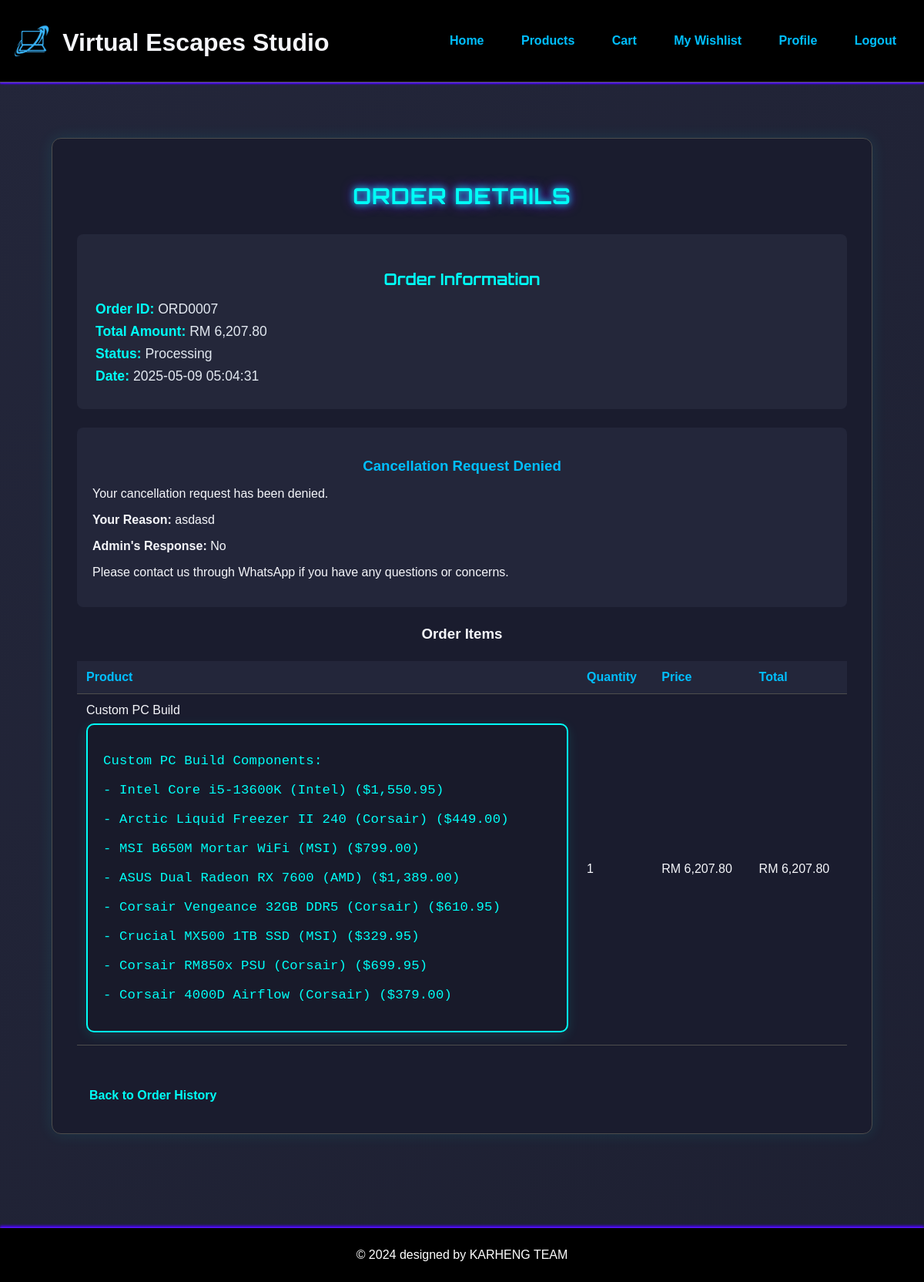
The page /mem_order/order_detail.php?id=ORD0007 (signed in) on the database its author committed.
### tables this page shows
CREATE TABLE `orders` (
  `Order_ID` char(7) NOT NULL,
  `User_ID` char(6) NOT NULL,
  `Total_Price` decimal(10,2) NOT NULL,
  `Status` varchar(20) NOT NULL,
  `Shipping_Cost` decimal(10,2) DEFAULT NULL,
  `Order_Quantity` varchar(10) DEFAULT NULL,
  `tax_amount` decimal(10,2) DEFAULT NULL,
  `subtotal` decimal(10,2) DEFAULT NULL,
  `created_at` timestamp NOT NULL DEFAULT current_timestamp()
);

CREATE TABLE `order_cancellation` (
  `Cancellation_ID` char(10) NOT NULL,
  `Order_ID` char(7) NOT NULL,
  `Approve_Status` varchar(20) NOT NULL,
  `Cancellation_Reason` varchar(255) NOT NULL,
  `Cancellation_Date` datetime DEFAULT NULL,
  `Admin_Note` varchar(100) NOT NULL
);

CREATE TABLE `order_details` (
  `Order_Detail_ID` char(8) NOT NULL,
  `Order_ID` char(7) NOT NULL,
  `Product_ID` char(4) NOT NULL,
  `Quantity` int(11) NOT NULL,
  `Price` decimal(10,2) NOT NULL,
  `Build_Description` text DEFAULT NULL
);

### base.php (called while the page is built, shortened)
<?php
function isOrderEligibleForCancellation($order) {
    $result = [
        'eligible' => false,
        'requires_approval' => false
    ];
    $status = isset($order['Status']) ? $order['Status'] : '';
    if ($status === 'Pending') {
        $result['eligible'] = true;
    } elseif ($status === 'Processing') {
        $result['eligible'] = true;
        $result['requires_approval'] = true;
    }
    return $result;
}
?>

### mem_order/order_detail.php (the view, shortened to what this page needs)
<?php
include '../includes/header.php';
include '../base.php';
?>
<link rel="stylesheet" href="../css/styles.css">
<?php
$Order_ID = $_GET['id'] ?? null;
if ($Order_ID) {
    $stmt = $conn->prepare("SELECT * FROM orders WHERE Order_ID = ? AND User_ID = ?");
    $stmt->execute([$Order_ID, $_SESSION['user_id']]);
    $order = $stmt->fetch(PDO::FETCH_ASSOC);
    $cancellation = null;
    $stmt = $conn->prepare("SELECT * FROM order_cancellation WHERE Order_ID = ?");
    $stmt->execute([$Order_ID]);
    $cancellation = $stmt->fetch(PDO::FETCH_ASSOC);
    $stmt = $conn->prepare("SELECT od.*,
       CASE
           WHEN od.Product_ID = 'PCBU' THEN 'Custom PC Build'
           ELSE p.Product_Name
       END as Product_Name
    FROM Order_Details od
    LEFT JOIN Product p ON od.Product_ID = p.Product_ID
    WHERE od.Order_ID = ?");
    $stmt->execute([$Order_ID]);
    $order_items = $stmt->fetchAll(PDO::FETCH_ASSOC);
} else {
    echo "<p>Invalid order ID.</p>";
    include '../includes/footer.php';
    exit();
}
?>
<div class="order-detail-container">
    <div class="order-detail-card">
        <h2 class="order-detail-heading">Order Details</h2>
        <div class="order-detail-info">
            <h3>Order Information</h3>
            <p><strong>Order ID:</strong> <?php echo htmlspecialchars($order['Order_ID']); ?></p>
            <p><strong>Total Amount:</strong> RM <?php echo number_format($order['Total_Price'], 2); ?></p>
            <p><strong>Status:</strong> <?php echo htmlspecialchars($order['Status']); ?></p>
            <p><strong>Date:</strong> <?php echo date('Y-m-d H:i:s', strtotime($order['created_at'])); ?></p>
        </div>
        <?php
        $eligibility = isOrderEligibleForCancellation($order);
        if ($eligibility['eligible']):
        ?>
        <div class="order-total">
            <?php if ($cancellation): ?>
                <?php if ($cancellation['Approve_Status'] === 'Pending'): ?>
                    <div class="cancel-order-form">
                        <h3>Cancellation Request Status</h3>
                        <p>Your cancellation request is pending review by an administrator.</p>
                        <p><strong>Your Reason:</strong> <?= htmlspecialchars($cancellation['Cancellation_Reason']) ?></p>
                    </div>
                <?php elseif ($cancellation['Approve_Status'] === 'Rejected'): ?>
                    <div class="cancel-order-form">
                        <h3>Cancellation Request Denied</h3>
                        <p>Your cancellation request has been denied.</p>
                        <p><strong>Your Reason:</strong> <?= htmlspecialchars($cancellation['Cancellation_Reason']) ?></p>
                        <p><strong>Admin's Response:</strong> <?= htmlspecialchars($cancellation['Admin_Note']) ?></p>
                        <p>Please contact us through WhatsApp if you have any questions or concerns.</p>
                    </div>
                <?php endif; ?>
            <?php endif; ?>
        </div>
        <?php endif; ?>
        <h3>Order Items</h3>
        <table class="order-items-table">
            <thead>
                <tr>
                    <th>Product</th>
                    <th>Quantity</th>
                    <th>Price</th>
                    <th>Total</th>
                </tr>
            </thead>
            <tbody>
                <?php foreach ($order_items as $item): ?>
                <tr>
                    <td>
                        <?php echo htmlspecialchars($item['Product_Name']); ?>
                        <?php if (($item['Product_ID'] ?? '') === 'PCBU' && !empty($item['Build_Description'])): ?>
                            <div class="build-description build-description-static">
                                <?php echo nl2br(htmlspecialchars($item['Build_Description'])); ?>
                            </div>
                        <?php endif; ?>
                    </td>
                    <td><?php echo htmlspecialchars($item['Quantity']); ?></td>
                    <td>RM <?php echo number_format($item['Price'], 2); ?></td>
                    <td>RM <?php echo number_format($item['Quantity'] * $item['Price'], 2); ?></td>
                </tr>
                <?php endforeach; ?>
            </tbody>
        </table>
        <a href="order_history.php" class="back-link">Back to Order History</a>
    </div>
</div>
<?php
include '../includes/footer.php';
?>

### rows shown on the page
orders: Order_ID "ORD0007", Total_Price "6,207.80", Status "Processing", created_at "2025-05-09 05:04:31"
order_cancellation: Cancellation_Reason "asdasd", Admin_Note "No"
order_details: Product_Name "Custom PC Build", Build_Description "Custom PC Build Components: - Intel Core i5-13600K (Intel) ($1,550.95) - Arctic Liquid Freezer II 240 (Corsair) ($449.00) - MSI B650M Mortar WiFi (MSI) ($799.00) - ASUS Dual Radeon RX 7600 (AMD) ($1,389.00) - Corsair Vengeance 32GB DDR5 (Corsair) ($610.95) - Crucial MX500 1TB SSD (MSI) ($329.95) - Corsair RM850x PSU (Corsair) ($699.95) - Corsair 4000D Airflow (Corsair) ($379.00)", Quantity "1", Price "6,207.80", $item['Quantity'] * $item['Price'] "6,207.80"
